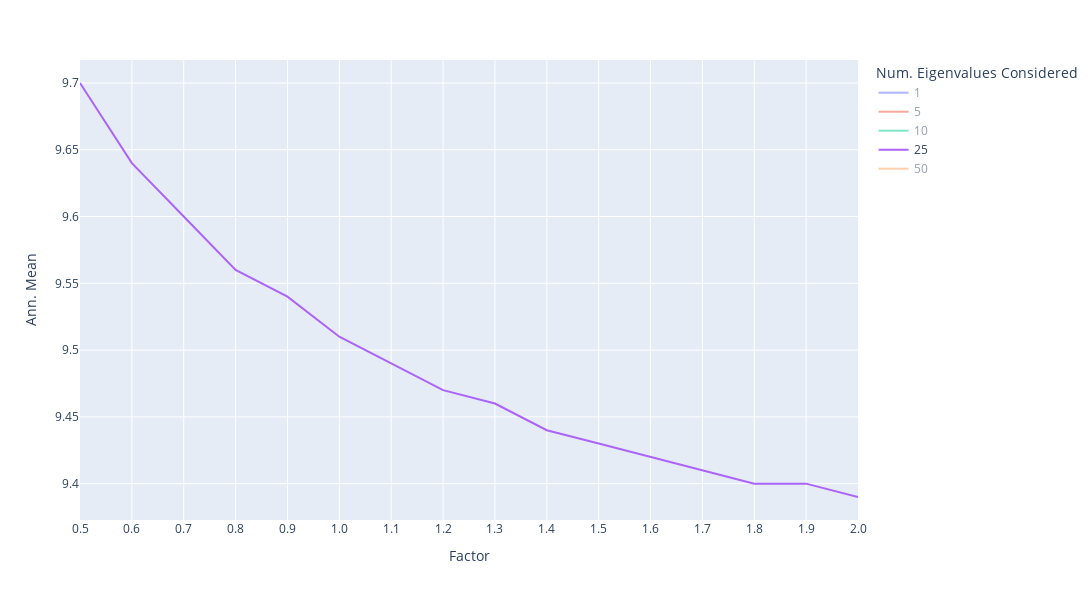

This figure's notebook cell:
### Code cell
px.line(oos_factor_results_MEANS, labels={"value": "Ann. Mean", "index": "Factor", "variable": "Num. Eigenvalues Considered"},
       height=600, width = 1100)

### Figure 1 — Plotly figure (JSON) as saved in the notebook; plotly's stock layout.template omitted (floating-point values rounded to 4 significant figures)
{"data": [{"hovertemplate": "Num. Eigenvalues Considered=1<br>Factor=%{x}<br>Ann. Mean=%{y}<extra></extra>", "legendgroup": "1", "line": {"color": "#636efa", "dash": "solid"}, "marker": {"symbol": "circle"}, "mode": "lines", "name": "1", "orientation": "v", "showlegend": true, "type": "scatter", "visible": "legendonly", "x": ["0.5", "0.6", "0.7", "0.8", "0.9", "1.0", "1.1", "1.2", "1.3", "1.4", "1.5", "1.6", "1.7", "1.8", "1.9", "2.0"], "xaxis": "x", "y": [9.61, 9.58, 9.55, 9.54, 9.52, 9.51, 9.5, 9.49, 9.49, 9.48, 9.48, 9.47, 9.47, 9.47, 9.46, 9.46], "yaxis": "y"}, {"hovertemplate": "Num. Eigenvalues Considered=5<br>Factor=%{x}<br>Ann. Mean=%{y}<extra></extra>", "legendgroup": "5", "line": {"color": "#EF553B", "dash": "solid"}, "marker": {"symbol": "circle"}, "mode": "lines", "name": "5", "orientation": "v", "showlegend": true, "type": "scatter", "visible": "legendonly", "x": ["0.5", "0.6", "0.7", "0.8", "0.9", "1.0", "1.1", "1.2", "1.3", "1.4", "1.5", "1.6", "1.7", "1.8", "1.9", "2.0"], "xaxis": "x", "y": [9.62, 9.58, 9.56, 9.54, 9.52, 9.51, 9.5, 9.49, 9.48, 9.48, 9.47, 9.47, 9.46, 9.46, 9.46, 9.45], "yaxis": "y"}, {"hovertemplate": "Num. Eigenvalues Considered=10<br>Factor=%{x}<br>Ann. Mean=%{y}<extra></extra>", "legendgroup": "10", "line": {"color": "#00cc96", "dash": "solid"}, "marker": {"symbol": "circle"}, "mode": "lines", "name": "10", "orientation": "v", "showlegend": true, "type": "scatter", "visible": "legendonly", "x": ["0.5", "0.6", "0.7", "0.8", "0.9", "1.0", "1.1", "1.2", "1.3", "1.4", "1.5", "1.6", "1.7", "1.8", "1.9", "2.0"], "xaxis": "x", "y": [9.71, 9.65, 9.6, 9.57, 9.54, 9.51, 9.49, 9.47, 9.46, 9.44, 9.43, 9.42, 9.41, 9.4, 9.4, 9.39], "yaxis": "y"}, {"hovertemplate": "Num. Eigenvalues Considered=25<br>Factor=%{x}<br>Ann. Mean=%{y}<extra></extra>", "legendgroup": "25", "line": {"color": "#ab63fa", "dash": "solid"}, "marker": {"symbol": "circle"}, "mode": "lines", "name": "25", "orientation": "v", "showlegend": true, "type": "scatter", "visible": true, "x": ["0.5", "0.6", "0.7", "0.8", "0.9", "1.0", "1.1", "1.2", "1.3", "1.4", "1.5", "1.6", "1.7", "1.8", "1.9", "2.0"], "xaxis": "x", "y": [9.7, 9.64, 9.6, 9.56, 9.54, 9.51, 9.49, 9.47, 9.46, 9.44, 9.43, 9.42, 9.41, 9.4, 9.4, 9.39], "yaxis": "y"}, {"hovertemplate": "Num. Eigenvalues Considered=50<br>Factor=%{x}<br>Ann. Mean=%{y}<extra></extra>", "legendgroup": "50", "line": {"color": "#FFA15A", "dash": "solid"}, "marker": {"symbol": "circle"}, "mode": "lines", "name": "50", "orientation": "v", "showlegend": true, "type": "scatter", "visible": "legendonly", "x": ["0.5", "0.6", "0.7", "0.8", "0.9", "1.0", "1.1", "1.2", "1.3", "1.4", "1.5", "1.6", "1.7", "1.8", "1.9", "2.0"], "xaxis": "x", "y": [9.5, 9.5, 9.51, 9.51, 9.51, 9.51, 9.51, 9.51, 9.51, 9.51, 9.51, 9.51, 9.51, 9.51, 9.51, 9.51], "yaxis": "y"}], "layout": {"height": 600, "legend": {"title": {"text": "Num. Eigenvalues Considered"}, "tracegroupgap": 0}, "margin": {"t": 60}, "width": 1100, "xaxis": {"anchor": "y", "autorange": true, "domain": [0, 1], "range": [0, 15], "title": {"text": "Factor"}, "type": "category"}, "yaxis": {"anchor": "x", "autorange": true, "domain": [0, 1], "range": [9.373, 9.717], "title": {"text": "Ann. Mean"}, "type": "linear"}}}
